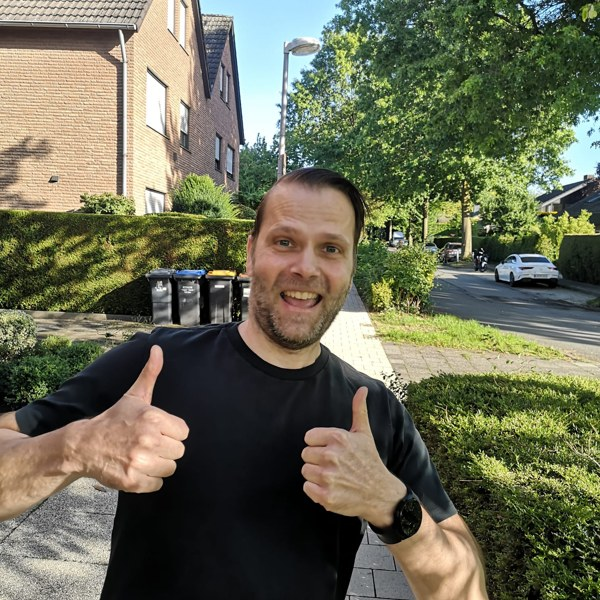
#> input picture daten/fotos/Andreas.jpg, 600 x 600 px
$ python foto_altern.py ../daten/fotos/Andreas.jpg ../daten/fotos/Daniel.jpg
#> lines starting #> are read from the running program, lines starting #| are printed output that depends on the picture
# -*- coding: utf-8 -*-
"""Verfremdet ein Foto zu einer alten Schwarz-Weiß-Aufnahme (leichter Sepia-Stich, Körnung, Vignette, Kratzer, Papierrand).

Aufruf: python docs/foto_altern.py <eingabe.jpg> <ausgabe.jpg>
"""
import sys
import random

import numpy as np
from PIL import Image, ImageDraw, ImageEnhance, ImageFilter, ImageOps


def altern(quelle: str, ziel: str, breite: int = 1600, seed: int = 1997) -> None:
#> called with quelle = '../daten/fotos/Andreas.jpg', ziel = '../daten/fotos/Daniel.jpg', breite = 1600, seed = 1997
    rnd = random.Random(seed)
    img = Image.open(quelle).convert("RGB")
#> img is the input picture: PIL image 600x600 RGB; mean R, G, B 106.2, 107.2, 85.5
    img = ImageOps.exif_transpose(img)
    img.thumbnail((breite, breite))

    # 1. Schwarz-Weiß mit weicherem Kontrast und leichter Unschärfe (alte Optik)
    g = ImageOps.grayscale(img)
    g = ImageEnhance.Contrast(g).enhance(0.82)
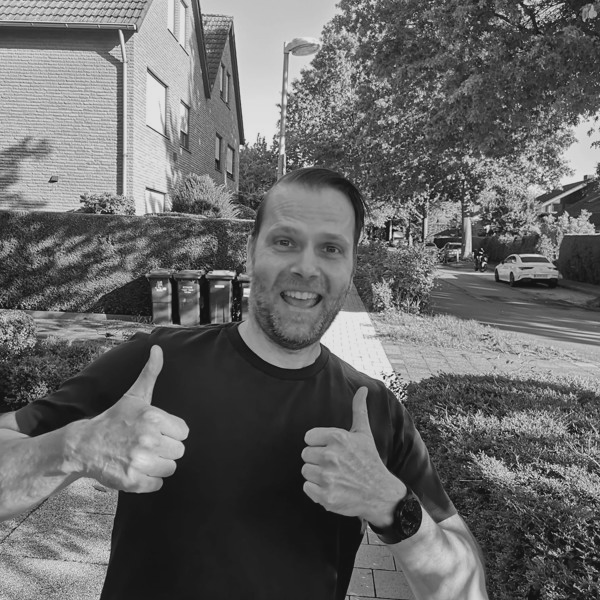
#> g: PIL image 600x600 L; min 18, max 227, mean 103.9
    g = ImageEnhance.Brightness(g).enhance(1.05)
    g = g.filter(ImageFilter.GaussianBlur(0.9))
    g = ImageOps.autocontrast(g, cutoff=1)

    # 2. Körnung
    a = np.asarray(g).astype(np.float32)
    noise = np.random.default_rng(seed).normal(0, 11, a.shape)
    a = np.clip(a + noise, 0, 255)

    # 3. Vignette (Ränder dunkler, wie bei alten Objektiven)
    h, w = a.shape
#> h = 600; w = 600
    yy, xx = np.mgrid[0:h, 0:w]
    dx = (xx - w / 2) / (w / 2)
    dy = (yy - h / 2) / (h / 2)
    r = np.sqrt(dx ** 2 + dy ** 2)
    vign = np.clip(1 - 0.55 * np.clip(r - 0.45, 0, None) ** 1.6, 0.35, 1)
    a = a * vign
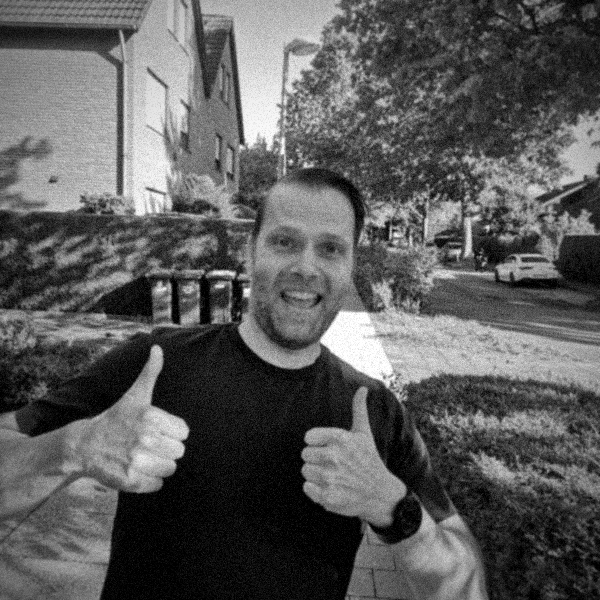
#> a: shape (600, 600) float64; min 0, max 255, mean 91.8

    # 4. Leichte Ausbleichung (Schwarz wird nie ganz schwarz, Weiß nie ganz weiß)
    a = 22 + a * (228 - 22) / 255
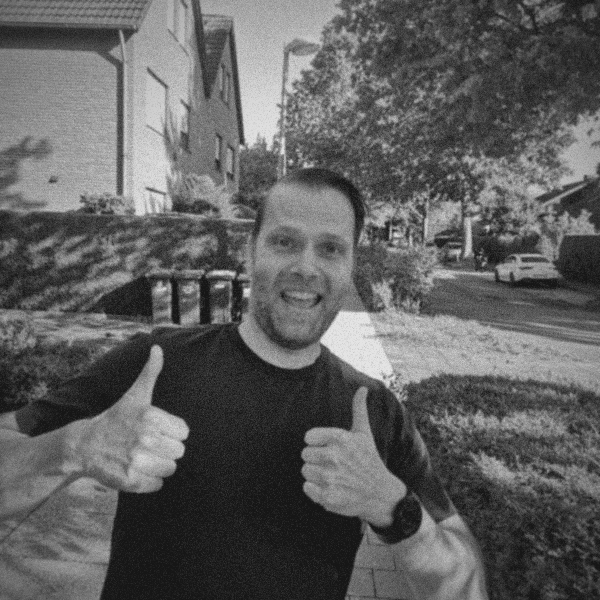
#> a: shape (600, 600) float64; min 22, max 228, mean 96.2

    g = Image.fromarray(a.astype(np.uint8), "L")

    # 5. Kratzer und Staub
    d = ImageDraw.Draw(g)
    for _ in range(14):
        x0 = rnd.randint(0, w)
        y0 = rnd.randint(0, h)
        length = rnd.randint(h // 6, h // 2)
        x1 = x0 + rnd.randint(-30, 30)
        y1 = min(h, y0 + length)
        d.line((x0, y0, x1, y1), fill=rnd.randint(190, 235), width=1)
    for _ in range(260):
        x = rnd.randint(0, w - 1)
        y = rnd.randint(0, h - 1)
        d.ellipse((x, y, x + rnd.randint(1, 3), y + rnd.randint(1, 3)), fill=rnd.choice((40, 60, 215, 230)))
#> this loop made 260 passes
#> (x, y) on passes 1 to 3: (417, 259), (486, 312), (392, 501)

    # 6. Sepia-Stich: dezent, damit es nach vergilbtem Silbergelatine-Abzug aussieht
    sepia = ImageOps.colorize(g, black=(28, 22, 16), white=(238, 226, 200), mid=(128, 112, 88))
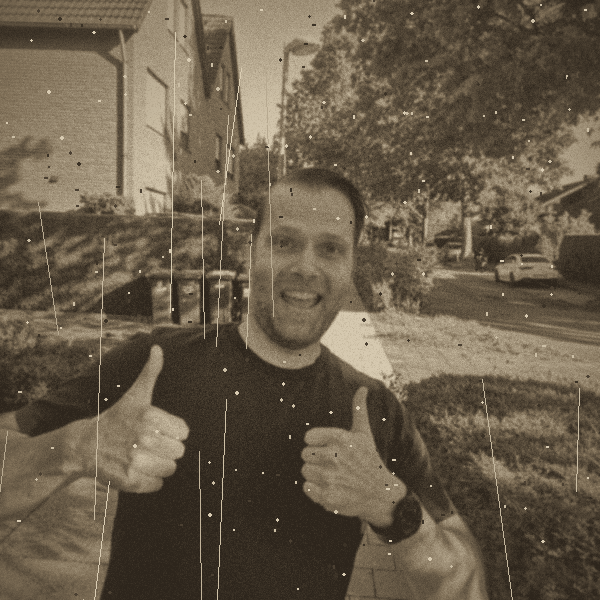
#> sepia: PIL image 600x600 RGB; mean R, G, B 104.4, 91.8, 73.4
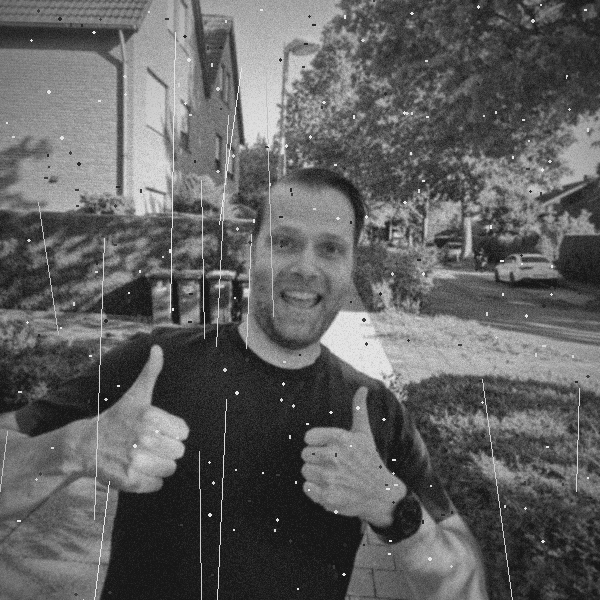
#> g: PIL image 600x600 L; min 22, max 232, mean 96.7

    # 7. Papierrand mit leicht unregelmäßiger Kante
    rand = int(w * 0.035)
#> rand = 21
    papier = Image.new("RGB", (w + 2 * rand, h + 2 * rand), (236, 226, 204))
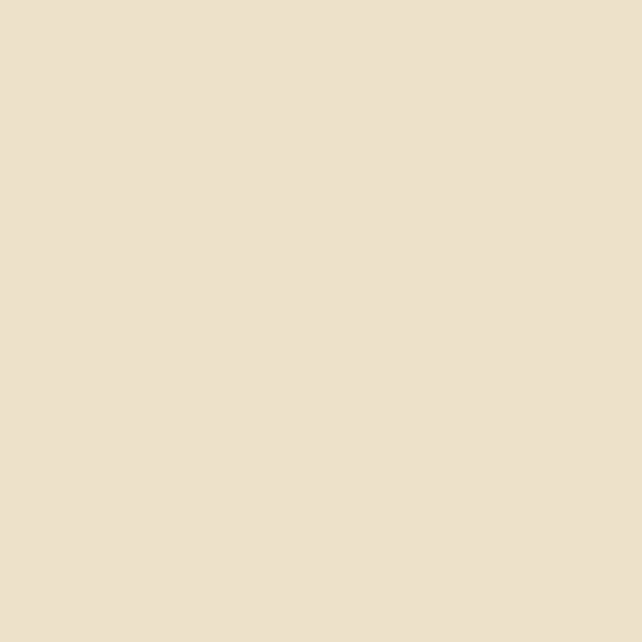
#> papier: PIL image 642x642 RGB; mean R, G, B 236, 226, 204
    pd = ImageDraw.Draw(papier)
    for i in range(0, papier.width, 3):
        pd.line((i, 0, i, rnd.randint(0, 3)), fill=(210, 198, 172))
        pd.line((i, papier.height - rnd.randint(1, 4), i, papier.height), fill=(210, 198, 172))
    papier.paste(sepia, (rand, rand))
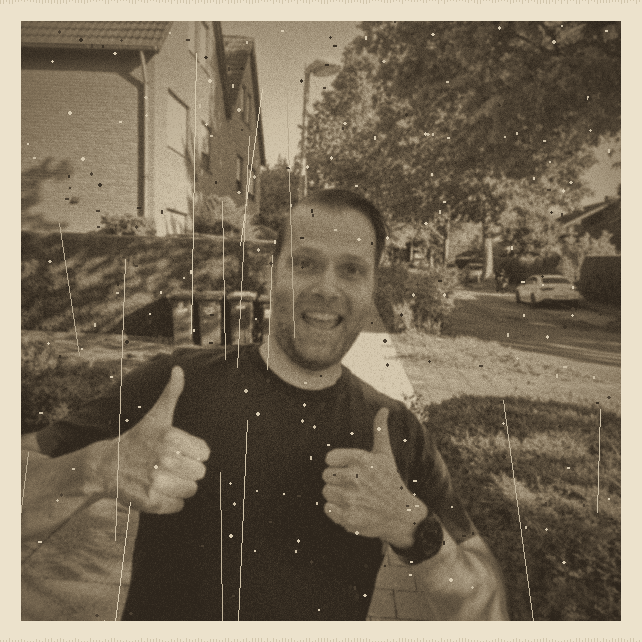
#> papier: PIL image 642x642 RGB; mean R, G, B 121, 108.8, 89.9
    papier = papier.filter(ImageFilter.GaussianBlur(0.3))
    papier.save(ziel, quality=88)


if __name__ == "__main__":
    altern(sys.argv[1], sys.argv[2])
    print("ok")

$ run again, on daten/fotos/Martin.jpg
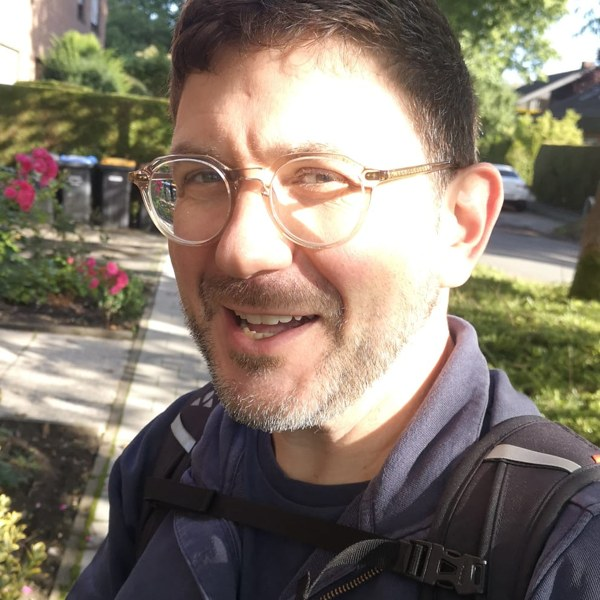
#> input picture daten/fotos/Martin.jpg, 600 x 600 px
#> in altern, img is the input picture: PIL image 600x600 RGB; mean R, G, B 131.5, 120.2, 107.2
#> in altern, `a = 22 + a * (228 - 22) / 255`:
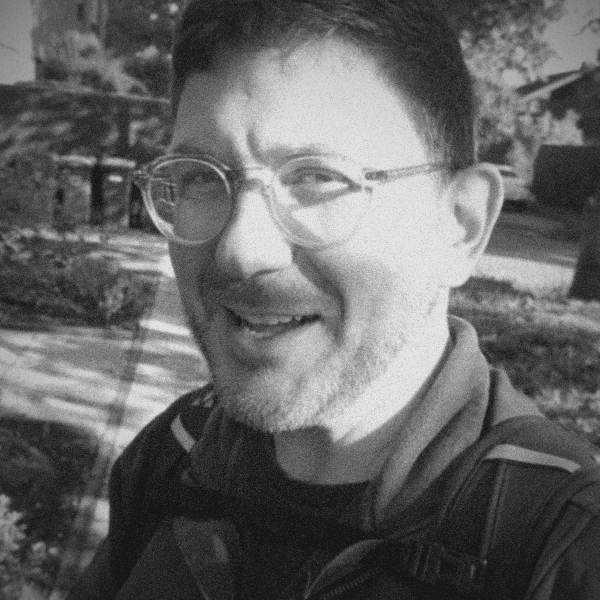
#> a: shape (600, 600) float64; min 22, max 228, mean 102.1
#> the loop in altern, `for _ in range(260):` made 260 passes
#> (x, y) on passes 1 to 3: (417, 259), (486, 312), (392, 501)
#> in altern, `papier.paste(sepia, (rand, rand))`:
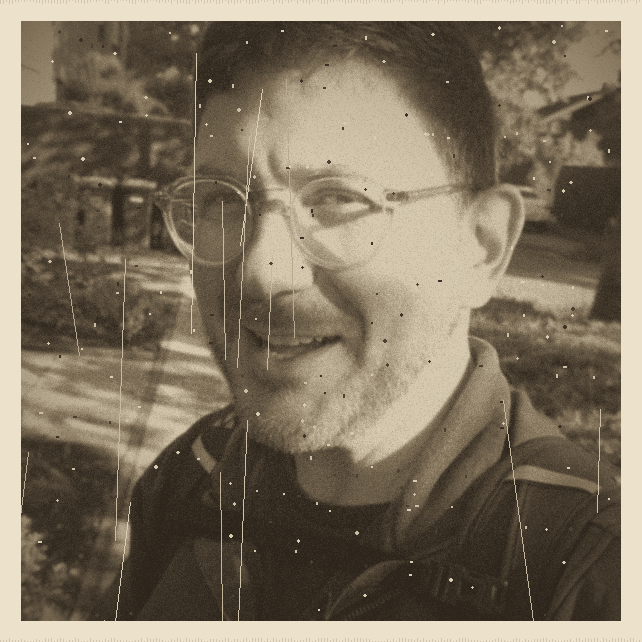
#> papier: PIL image 642x642 RGB; mean R, G, B 125.5, 113.6, 94.8

$ run again, on daten/fotos/Sebastian.jpg
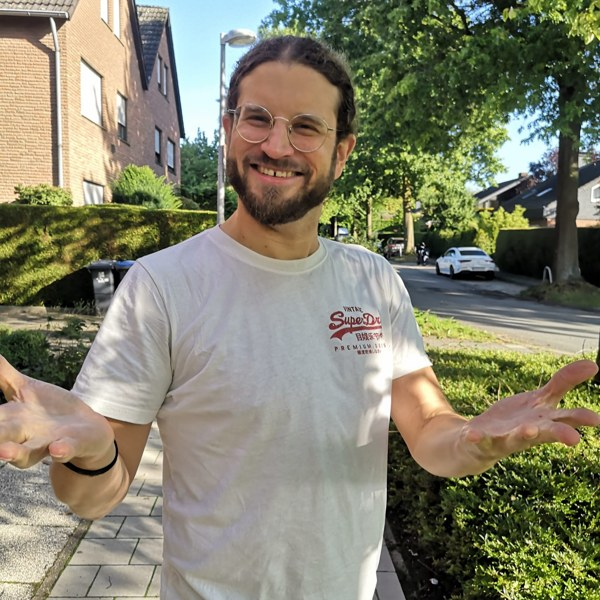
#> input picture daten/fotos/Sebastian.jpg, 600 x 600 px
#> in altern, img is the input picture: PIL image 600x600 RGB; mean R, G, B 131, 129.8, 109.5
#> in altern, `a = 22 + a * (228 - 22) / 255`:
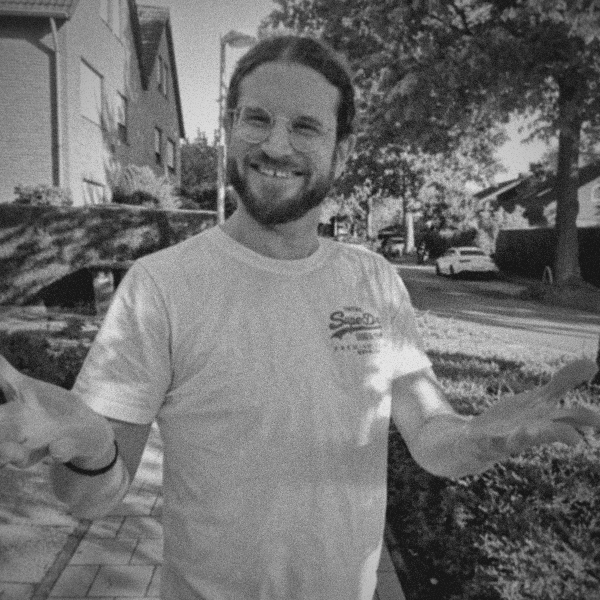
#> a: shape (600, 600) float64; min 22, max 228, mean 112.2
#> the loop in altern, `for _ in range(260):` made 260 passes
#> (x, y) on passes 1 to 3: (417, 259), (486, 312), (392, 501)
#> in altern, `papier.paste(sepia, (rand, rand))`:
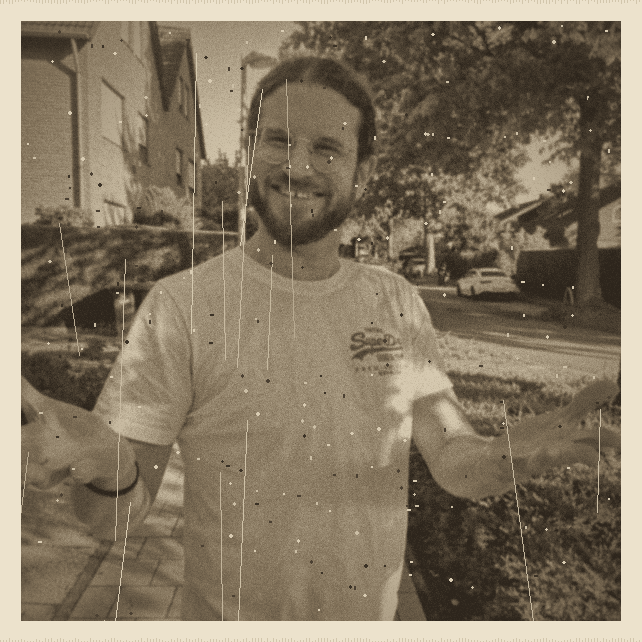
#> papier: PIL image 642x642 RGB; mean R, G, B 132, 119, 98.5

$ run again, on daten/fotos/Thomas.jpg
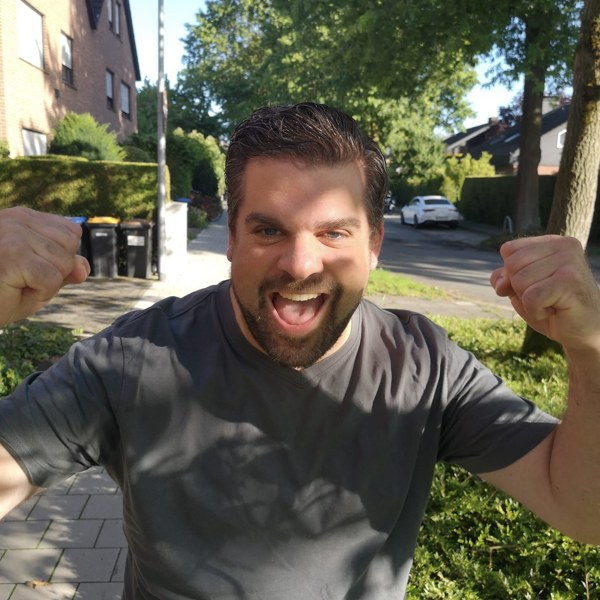
#> input picture daten/fotos/Thomas.jpg, 600 x 600 px
#> in altern, img is the input picture: PIL image 600x600 RGB; mean R, G, B 98.2, 95.6, 81.3
#> the loop in altern, `for _ in range(260):` made 260 passes
#> (x, y) on passes 1 to 3: (417, 259), (486, 312), (392, 501)
#> in altern, `papier.paste(sepia, (rand, rand))`:
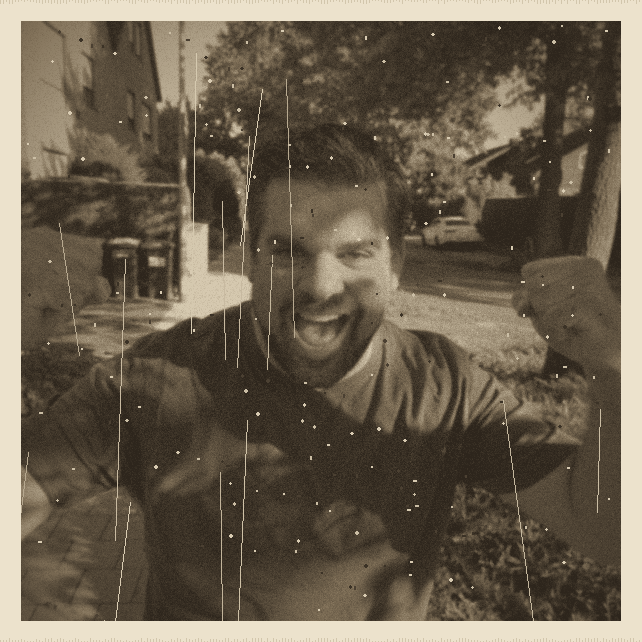
#> papier: PIL image 642x642 RGB; mean R, G, B 107, 95.7, 78.8
